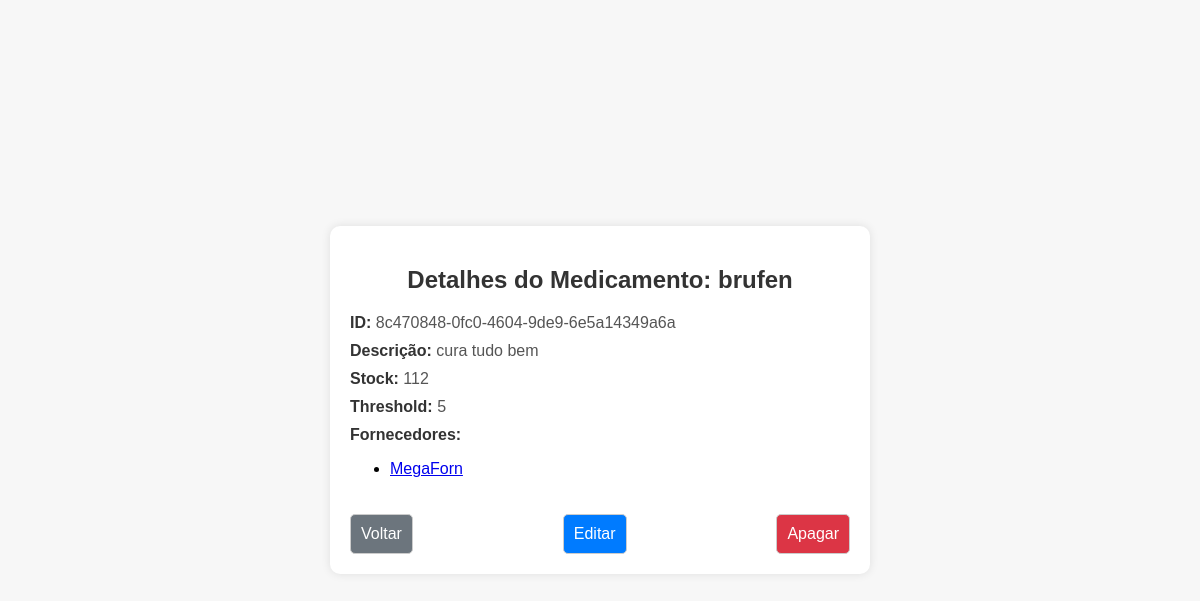
Page /glm/medicamento/detalhes/8c470848-0fc0-4604-9de9-6e5a14349a6a/ (signed in) on the earlier database version.
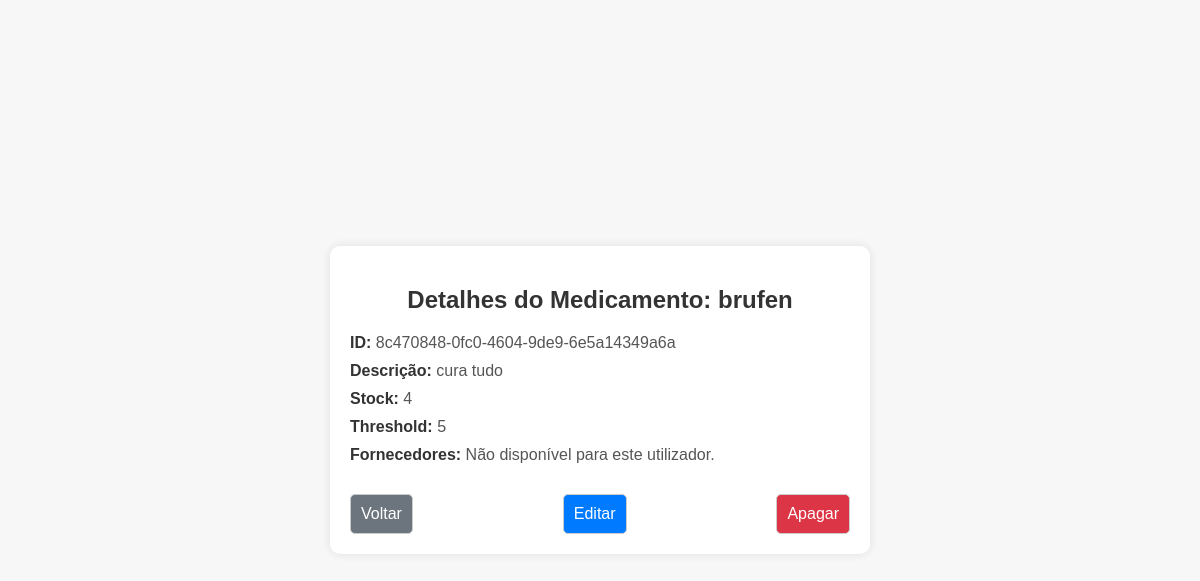
Same page on the later database version.
### glm/models.py (models this page shows, shortened)
class Medicamento(models.Model):
    id = models.UUIDField(primary_key=True, default=uuid.uuid4, editable=False)
    nome = models.CharField(max_length=100)
    descricao = models.TextField()
    fornecedores = models.ManyToManyField(Fornecedor, blank=True)
    stock = models.IntegerField()
    threshold = models.IntegerField()

class Fornecedor(models.Model):
    id = models.UUIDField(primary_key=True, default=uuid.uuid4, editable=False)
    user = models.OneToOneField(User, on_delete=models.CASCADE)
    nome = models.CharField(max_length=100)
    contacto = models.CharField(max_length=15)
    email = models.EmailField()

### glm/views.py (the view)
# urls.py: path('medicamento/detalhes/<uuid:id>/', medicamento_detalhes, name='detalhes_medicamento'),
@login_required
def medicamento_detalhes(request, id):
    medicamento = get_object_or_404(Medicamento, id=id)
    fornecedores = None
    if request.user.is_staff:
        fornecedores = Fornecedor.objects.filter(medicamento=medicamento)
    return render(request, 'glm/medicamentos/detalhes_medicamento.html', {
        'medicamento': medicamento,
        'fornecedores': fornecedores
    })

### glm/templates/glm/medicamentos/detalhes_medicamento.html (shortened to what this page needs)
<!DOCTYPE html>
<html lang="pt-PT">
<head>
</head>
<body>
<div class="form-container">
    <h2>Detalhes do Medicamento: {{ medicamento.nome }}</h2>
    <div class="detalhes">
        <p><strong>ID:</strong> {{ medicamento.id }}</p>
        <p><strong>Descrição:</strong> {{ medicamento.descricao }}</p>
        <p><strong>Stock:</strong> {{ medicamento.stock }}</p>
        <p><strong>Threshold:</strong> {{ medicamento.threshold }}</p>
        {% if fornecedores %}
            <p><strong>Fornecedores:</strong></p>
            <ul>
                {% for fornecedor in fornecedores %}
                    <li>
                        <a href="{% url 'detalhes_fornecedor' fornecedor.id %}" class="item-name">{{ fornecedor.nome }}</a>
                    </li>
                {% endfor %}
            </ul>
        {% else %}
            <p><strong>Fornecedores:</strong> Não disponível para este utilizador.</p>
        {% endif %}
    </div>
    <div class="btn-container">
        <a href="javascript:window.history.back();" class="btn btn-cancel">Voltar</a>
        {% if user.is_staff %}
            <a href="{% url 'editar_medicamento' medicamento.id %}" class="btn btn-edit">Editar</a>
        {% endif %}
        <a href="{% url 'apagar_medicamento' medicamento.id %}" class="btn btn-delete">Apagar</a>
    </div>
</div>
</body>
</html>

Differences in the rows shown:
no longer on this page (row edited): Fornecedor: nome "MegaForn"
changed Medicamento "brufen": descricao "cura tudo bem" → "cura tudo"; stock "112" → "4"
Other differences:
text now shown: "Não disponível para este utilizador."
